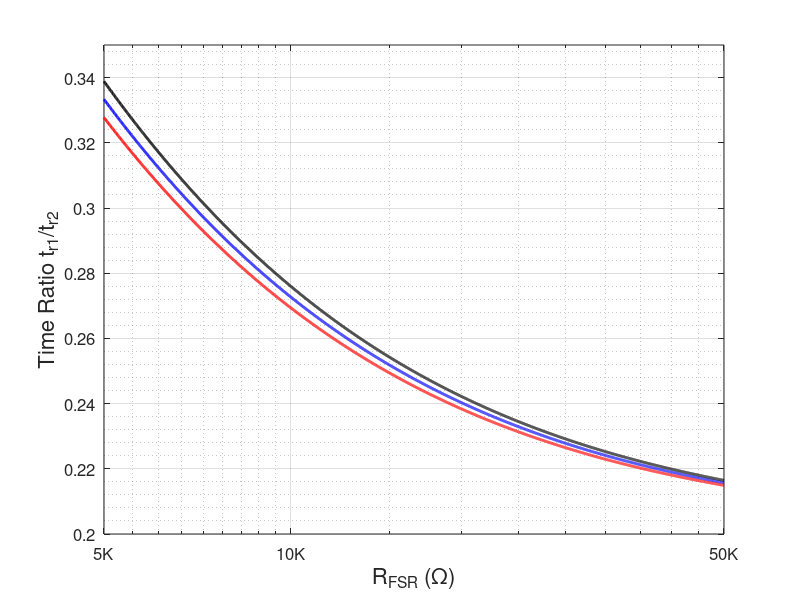

Source code (MATLAB):
clear

R1 = 1e3;
R2 = 5e3;
R1_Max = R1*(1+0.05);
R1_Min = R1*(1-0.05);
R2_Max = R2*(1+0.05);
R2_Min = R2*(1-0.05);

RFSR = [5000:10:50e3];

t = (RFSR*R1+R1*R2)./(RFSR*R2+R1*R2);

t_R1_R2_Max = (RFSR*R1_Max+R1_Max*R2_Max)./(RFSR*R2_Max+R1_Max*R2_Max);
t_R1_R2_Min = (RFSR*R1_Min+R1_Min*R2_Min)./(RFSR*R2_Min+R1_Min*R2_Min);

t_R2_Max = (RFSR*R1+R1*R2_Max)./(RFSR*R2_Max+R1*R2_Max);
t_R2_Min = (RFSR*R1+R1*R2_Min)./(RFSR*R2_Min+R1*R2_Min);

%find points
index = find( RFSR == 10e3);
t_point = t(index); 
t_max_point = t_R2_Max(index); 
t_min_point = t_R2_Min(index); 

%plot
figure
semilogx(RFSR, t, '-b',...
    'LineWidth',2,...
    'MarkerFaceColor','red',...
    'MarkerSize',20)

% hold on
% semilogx(RFSR, t_R2_Max, '--r',...
%     'LineWidth',2,...
%     'MarkerSize',10)
% 
% hold on
% semilogx(RFSR, t_R2_Min, ':k',...
%     'LineWidth',2,...
%     'MarkerSize',10)

hold on
semilogx(RFSR, t_R1_R2_Max, '-k',...
    'LineWidth',2,...
    'MarkerSize',10)

hold on
semilogx(RFSR, t_R1_R2_Min, '-r',...
    'LineWidth',2,...
    'MarkerSize',10)

axis([5e3 50e3 0.2 0.35])
set(gca,'fontsize',12)
xticks([5000 10e3 50e3])
xticklabels({'5K','10K','50K'});

ylabel('Time Ratio t_{r1}/t_{r2}', 'FontSize', 16);
xlabel('R_{FSR} (\Omega)', 'FontSize', 16);
grid on
grid minor



